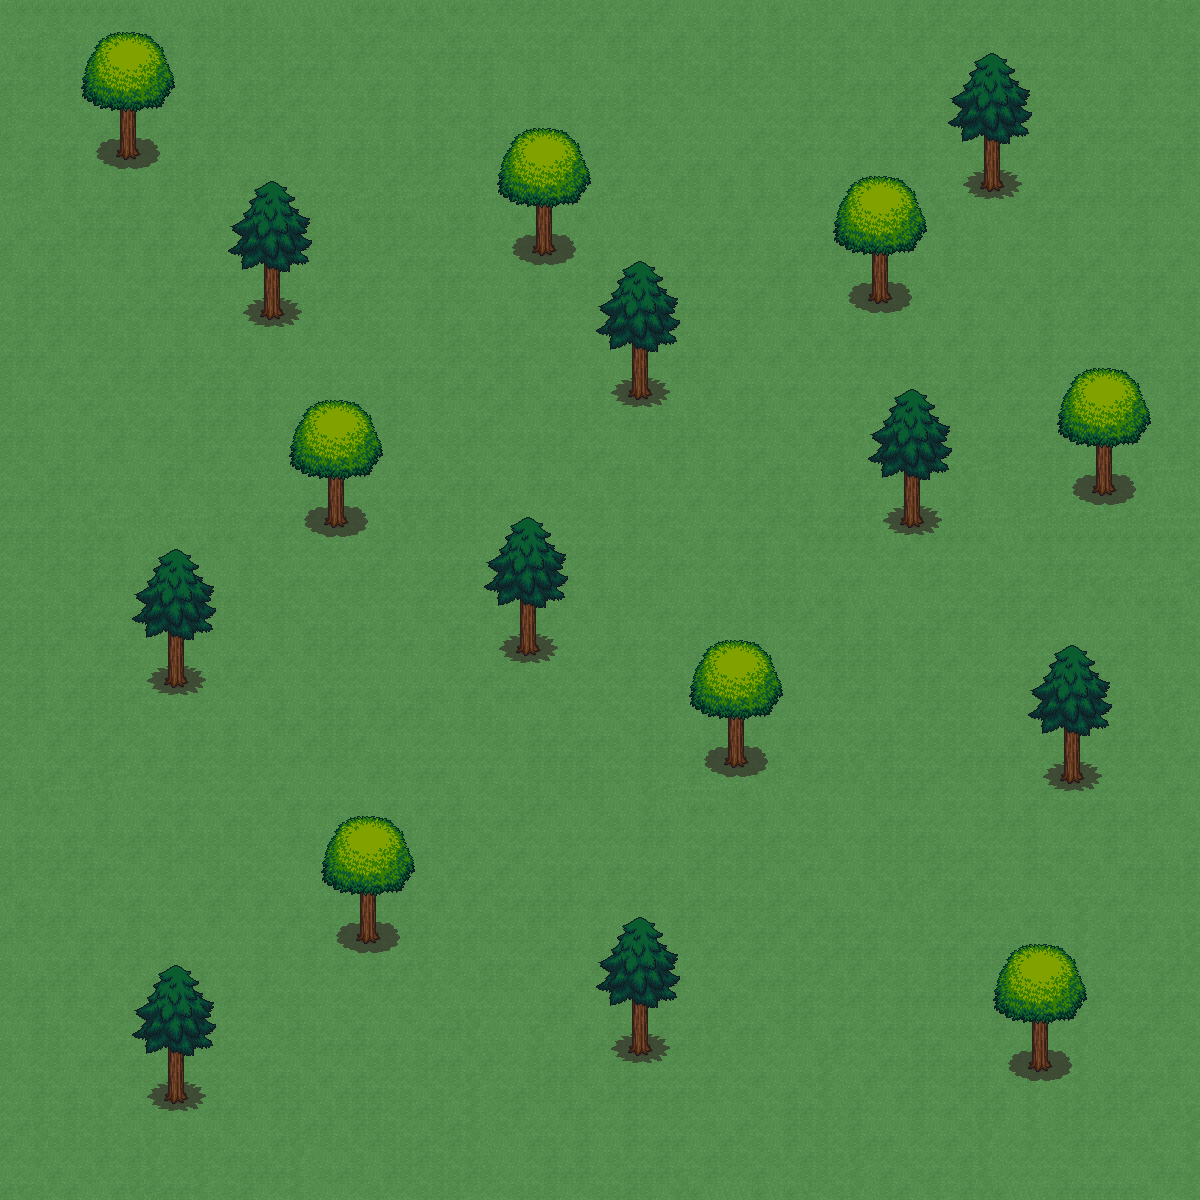

Below is a game level as drawn by its tile map, then a one-line description and the .tmx that defines it (tile-layer data replaced by summaries):
An orthogonal 75x75 tile map with 16x16 px tiles, 2 tile layers (Background, Foreground), 2 tilesets and 2 objects (Player).

<map version="1.2" tiledversion="1.2.2" orientation="orthogonal" renderorder="left-down" width="75" height="75" tilewidth="16" tileheight="16" infinite="0" nextlayerid="11" nextobjectid="3">
 <properties>
  <property name="MapID" type="int" value="1" />
  <property name="MapName" value="Elwynn Forest" />
 </properties>
 <tileset firstgid="1" name="Trees" tilewidth="16" tileheight="16" tilecount="676" columns="26">
  <image source="Tilesets/Trees.png" width="416" height="416" />
 </tileset>
 <tileset firstgid="677" name="GroundA2" tilewidth="16" tileheight="16" tilecount="768" columns="32">
  <image source="Tilesets/GroundA2.png" width="512" height="384" />
  <terraintypes>
   <terrain name="Grass" tile="0" />
  </terraintypes>
  <tile id="0" terrain=",,,0" />
  <tile id="1" terrain=",,0," />
  <tile id="2" terrain=",0,0,0" />
  <tile id="3" terrain="0,,0,0" />
  <tile id="32" terrain=",0,," />
  <tile id="33" terrain="0,,," />
  <tile id="34" terrain="0,0,,0" />
  <tile id="35" terrain="0,0,0," />
  <tile id="64" terrain=",,,0" />
  <tile id="65" terrain=",,0,0" />
  <tile id="66" terrain=",,0,0" />
  <tile id="67" terrain=",,0," />
  <tile id="96" terrain=",0,,0" />
  <tile id="97" terrain="0,0,0,0" />
  <tile id="98" terrain="0,0,0,0" />
  <tile id="99" terrain="0,,0," />
  <tile id="128" terrain=",0,,0" />
  <tile id="129" terrain="0,0,0,0" />
  <tile id="130" terrain="0,0,0,0" />
  <tile id="131" terrain="0,,0," />
  <tile id="160" terrain=",0,," />
  <tile id="161" terrain="0,0,," />
  <tile id="162" terrain="0,0,," />
  <tile id="163" terrain="0,,," />
 </tileset>
 <layer id="9" name="Background" width="75" height="75">
  <data>[5625 cells, 5625 non-empty, 21 distinct tile ids]</data>
 </layer>
 <layer id="10" name="Foreground" width="75" height="75">
  <data>[5625 cells, 1020 non-empty, 120 distinct tile ids]</data>
 </layer>
 <objectgroup id="3" name="SpawnObjects">
  <object id="1" name="Player" x="736" y="496" width="16" height="16" />
 </objectgroup>
 <objectgroup id="6" name="CollisionObjects">
  <object id="2" x="896" y="512" width="32" height="16" />
 </objectgroup>
</map>
